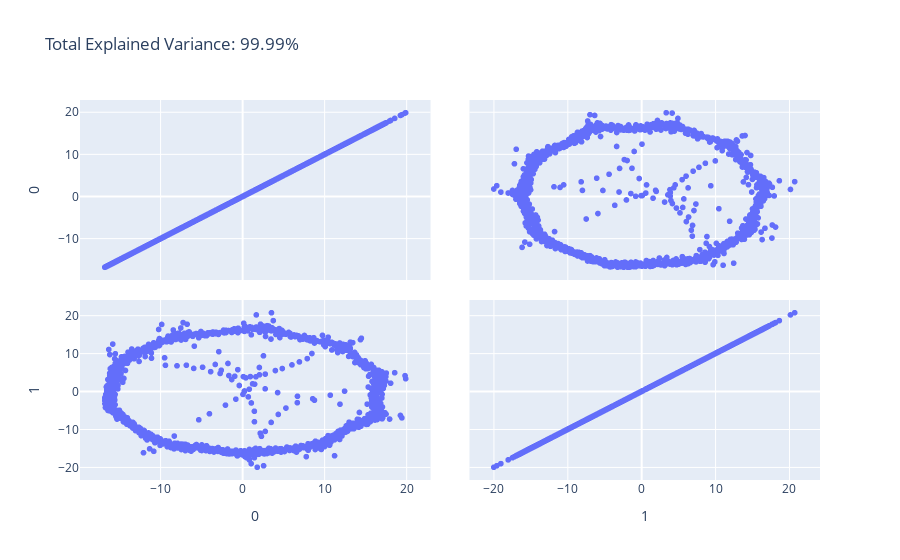

Notebook code for this chart:
### Code cell
fig = px.scatter_matrix(
    result,
    dimensions=range(2),
    title=f'Total Explained Variance: {total_var:.2f}%',
)
fig.show()

### Figure 1 — Plotly figure (JSON) as saved in the notebook; plotly's stock layout.template omitted (floating-point values rounded to 4 significant figures; data arrays with more than 128 entries replaced by an {"elided": "..."} marker saying what was removed)
{"data": [{"dimensions": [{"axis": {"matches": true}, "label": "0", "values": {"elided": "1550 float values"}}, {"axis": {"matches": true}, "label": "1", "values": {"elided": "1550 float values"}}], "hovertemplate": "%{xaxis.title.text}=%{x}<br>%{yaxis.title.text}=%{y}<extra></extra>", "legendgroup": "", "marker": {"color": "#636efa", "symbol": "circle"}, "name": "", "showlegend": false, "type": "splom"}], "layout": {"dragmode": "select", "legend": {"tracegroupgap": 0}, "title": {"text": "Total Explained Variance: 99.99%"}}}
